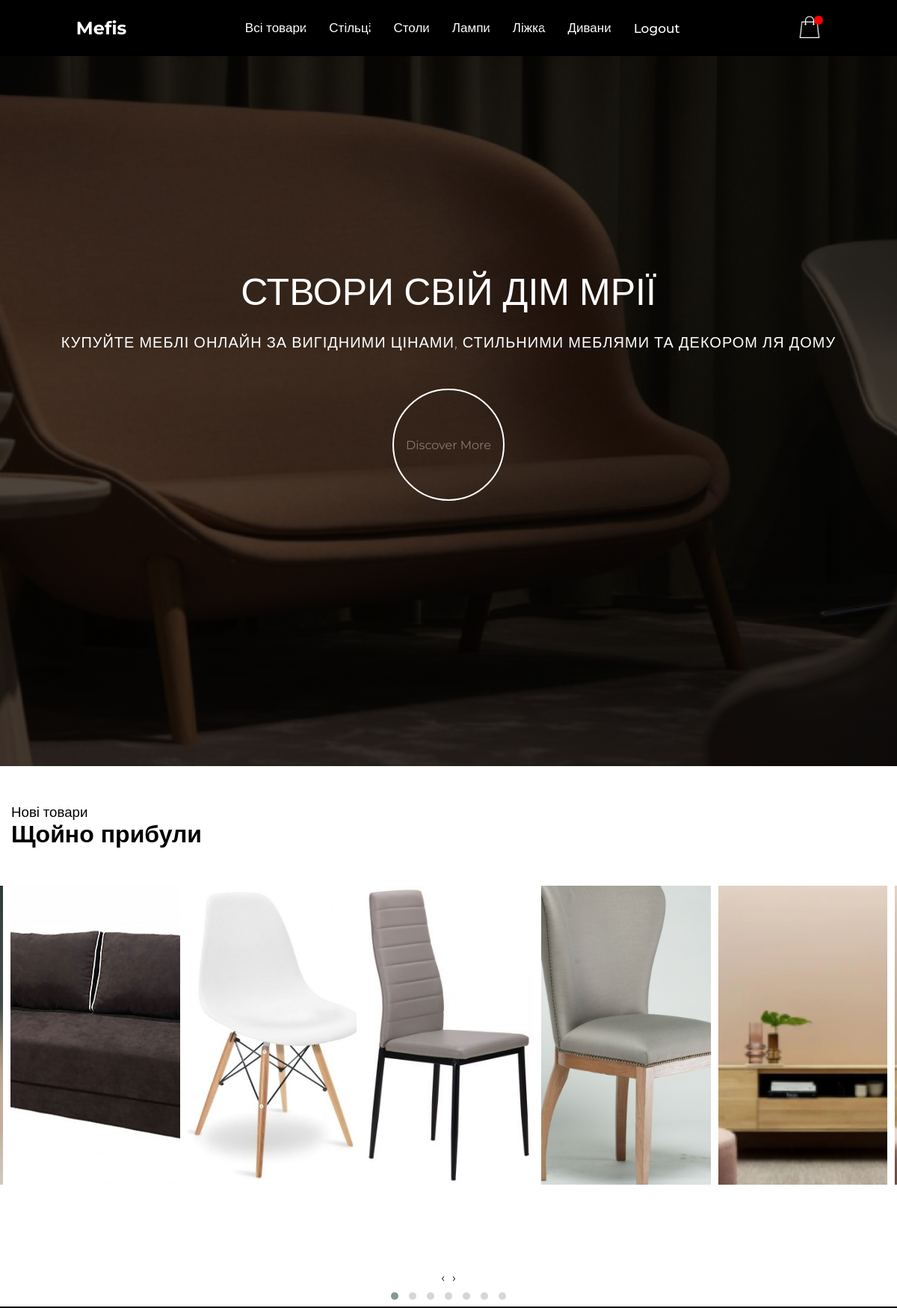
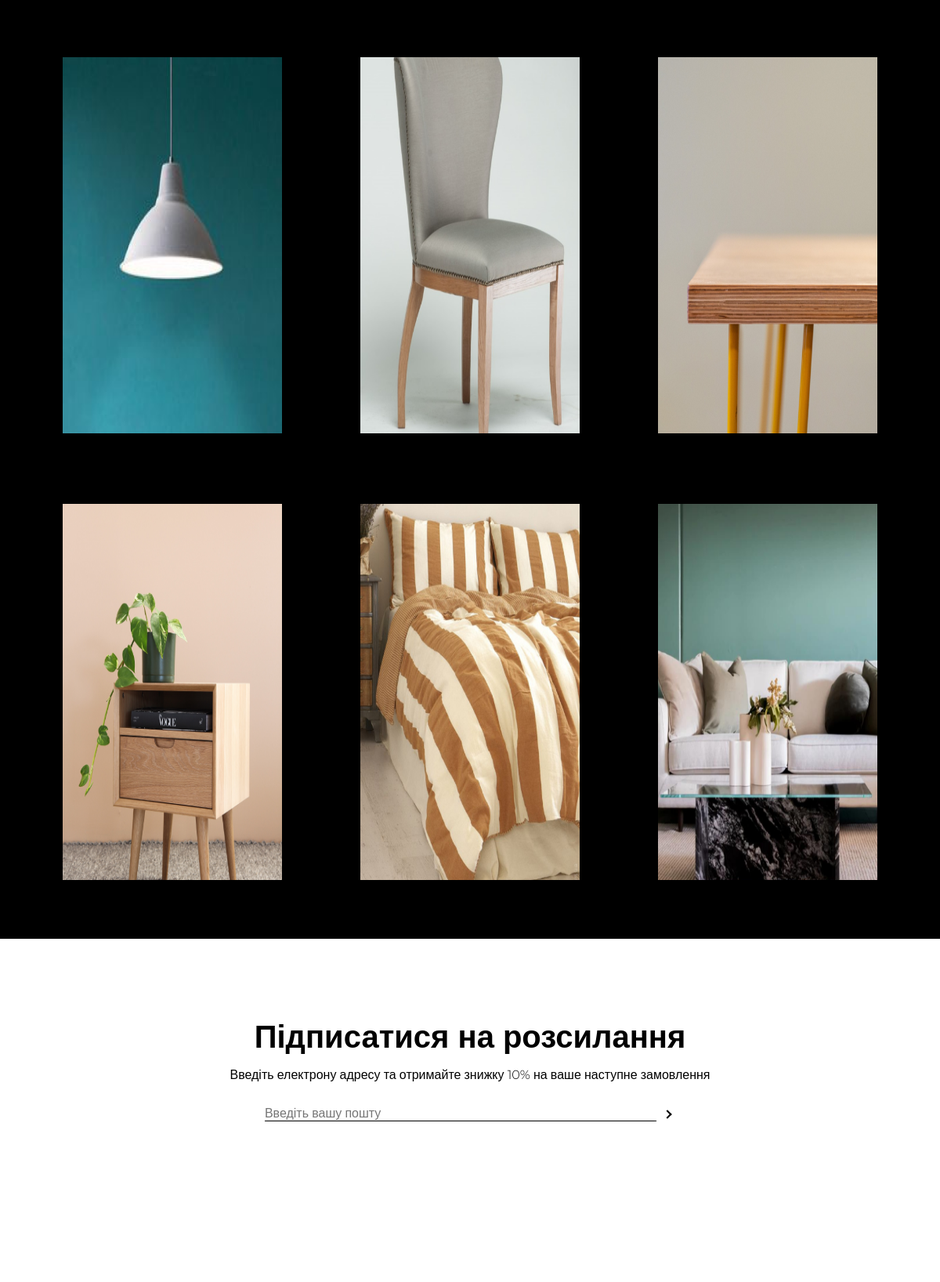
The app's page / (signed in, upper part) with its own data (2 pictures, top to bottom).
### main/models.py (models this page shows, shortened)
class Categories(models.Model):
    id = models.IntegerField(primary_key=True)
    name = models.CharField(max_length=100)

class Product(models.Model):
    id = models.IntegerField(primary_key=True)
    name = models.CharField(max_length=255)
    description = models.TextField(blank=True)
    fabrics = models.ForeignKey(Fabric, on_delete=models.DO_NOTHING, null=True)
    photo = models.ImageField(upload_to='main/static/main/img')
    price = models.DecimalField(default=0, max_digits=10, decimal_places=0)
    is_available = models.BooleanField(default=True)
    category = models.ForeignKey(Categories, on_delete=models.CASCADE, null=True)
    subcategory = models.ForeignKey(Subcategories, on_delete=models.CASCADE, null=True)

class ProductForMainPage(models.Model):
    name = models.CharField(max_length=50)
    pic = models.FileField("img", upload_to='main/static/main/img')

### main/views.py (the view)
# urls.py: path('', views.index, name='home'),
def index(request):
    categories = Categories.objects.all()
    products = Product.objects.all()
    products_six = ProductForMainPage.objects.all()
    return render(request, 'main/index.html',
                  {'products': products, 'products_six': products_six, 'categories': categories})

### main/templates/main/index.html (shortened to what this page needs)
{% extends 'main/layout.html' %}
{% block content %}
    {% include "main/includes/header.html" %}
    <div class="main-banner">
        <div class="container">
            <div class="row">
                <div class="col-lg-12">
                    <div class="header-text">
                        <h2>Створи свій дім мрії</h2>
                        <h6>Купуйте меблі онлайн за вигідними цінами, стильними меблями та декором ля дому</h6>
                        <div class="white-button">
                            <a href="#">Discover More</a>
                        </div>
                    </div>
                </div>
            </div>
        </div>
    </div>
    {% include "main/includes/carousel.html" %}
    <div class="six-categories">
        {% for product in products_six %}
            <div class="category">
                <img class="product-pic" src="{{ product.pic }}">
                <a href="catalog.html">
                </a>
            </div>
        {% endfor %}
    </div>
    <section id="email-subscription">
        <div class="welcome">
            <h2>Підписатися на розсилання</h2>
            <p>Введіть електрону адресу та отримайте знижку 10% на ваше наступне замовлення</p>
            <form action="">
                <input type="email" name="" id="" placeholder="Введіть вашу пошту">
                <button class="email-button"><i class="arrow-2 right"></i></button>
            </form>
        </div>
    </section>
    {% include "main/includes/footer.html" %}
{% endblock %}

### main/templates/main/includes/header.html (shortened to what this page needs)
<link rel="stylesheet" href="../../static/main/css/header.css">
<div class="header-container">
    <header class="header">
        <nav>
            <div class="logo">
                <a href="{% url 'home' %}">Mefis</a>
            </div>
            <div class="main-menu">
                <ul class="menu">
                    {% for category in categories %}
                        <li><a href="/catalog?category={{ category.id }}">{{ category.name }}</a></li>
                    {% endfor %}
                    {% if user.is_authenticated %}
                        <li><a href="/logout/">Logout</a></li>
                    {% else %}
                        <li><a href="/login/">Login</a></li>
                    {% endif %}
                </ul>
            </div>
            <div class="options-container">
                <a href="../cart">
                    <img src="../../../static/main/img/icons8-shopping-bag-50%201.png">
                </a>
                <span class="quantity"></span>
            </div>
        </nav>
    </header>
</div>

### main/templates/main/includes/carousel.html (shortened to what this page needs)
<div class="home-demo">
    <h3>Нові товари</h3>
    <h1>Щойно прибули</h1>
    <div class="owl-carousel owl-theme">
        {% for product in products %}
            <div class="wrapper">
                <div class="item">
                    <img src="{{ product.photo.url }}">
                </div>
            </div>
        {% endfor %}
    </div>
</div>

### main/static/main/css/index.css (style rules this page uses)
* { margin: 0; padding: 0; box-sizing: border-box; font-family: 'Montserrat', sans-serif; }
.main-banner { background: linear-gradient(rgba(0, 0, 0, 0.5), rgba(0, 0, 0, 0.5)), url('../img/oversized_furniture_jean_philippe_delberghe_auf_unsplash_m24_full_m36_1025 1.png') no-repeat center center; background-size: cover; padding: 170px 0px 270px 0px; text-align: center; height: 950px; }
.white-button { height: 150px; width: 150px; display: table-cell; text-align: center; vertical-align: middle; border-radius: 50%; background: transparent; border: 2px solid white; position: absolute; left: 50%; transform: translate(-50%, 0); margin-top: 50px; }
.white-button a { text-decoration: none; color: white; position: relative; top: 43.66667%; opacity: 0.4; transition: 0.2s all ease-in-out; }
@media (min-width: 576px) { .main-banner { padding: 270px 0px 400px 0px; } }
.main-banner h6 { font-weight: 200; font-size: 20px; color: #ffffff; text-transform: uppercase; letter-spacing: 1px; }
.main-banner h2 { font-weight: 400; color: #ffffff; font-size: 50px; text-transform: uppercase; margin-top: 15px; margin-bottom: 25px; }
.home-demo { background-color: white; height: auto; }
.home-demo h3 { padding-top: 50px; }
.home-demo h1 { margin-left: 15px; }
.home-demo h3 { margin-left: 15px; }
.home-demo .wrapper { margin-top: 50px; height: 500px; }
.home-demo .item { transition: all 0.5s ease-in-out; width: 100%; }
.home-demo .item img { width: 100%; height: 100%; object-fit: cover; }
@media (min-width: 1001px) { .home-demo .item { margin-top: 50px; height: 400px; background: #ff3f4d; } }
.home-demo h1 { margin-top: -2px; }
.home-demo h3 { font-weight: 200; margin-bottom: 0; }
.six-categories { height: 1200px; display: grid; grid-auto-columns: max-content; grid-auto-flow: dense; grid-auto-rows: minmax(1px, auto); grid-template-columns: repeat(3, 1fr); background-color: black; place-items: center; padding-left: 30px; padding-right: 30px; padding-top: 30px; padding-bottom: 30px; }
.six-categories img { width: 280px; height: 480px; transition: all 0.5s ease-in-out; }
.six-categories .category { margin-top: 30px; margin-bottom: 30px; height: 480px; width: 280px; justify-items: center; transition: all 0.5s ease-in-out; }
.six-categories a { text-decoration: none; }
.six-categories .category .white-button-category a { color: white; }
#email-subscription { display: block; text-align: center; height: 440px; }
.welcome { margin-left: 20%; margin-right: 20%; }
.welcome h2 { font-size: 40px; padding-top: 100px; font-weight: 600; }
.welcome p { font-size: 16px; font-weight: 300; margin-top: 15px; margin-bottom: 15px; }
.email-button { height: 20px; width: 20px; background: transparent; outline: none; border: none; cursor: pointer; }
.arrow-2 { border: solid black; border-width: 0 2px 2px 0; display: inline-block; padding: 3px; -webkit-transform: rotate(-45deg); }
#email-subscription input { max-width: 500px; width: 80%; border: none; border-bottom: 1px solid black; background-color: transparent; margin-top: 15px; color: black; flex: 1; }
#email-subscription form input[type= 'email'] { flex: 1; font-size: 16px; }

### main/static/main/css/header.css (style rules this page uses)
.header { top: 0; width: 100%; box-shadow: 0 4px 20px hsla(207, 24%, 35%, 0.1); z-index: 2; background-color: black; text-decoration: none; list-style: none; }
nav { display: flex; justify-content: space-around; align-items: center; padding: 20px 30px; }
.logo a { font-size: 24px; font-weight: bold; color: white; text-decoration: none; list-style: none; margin: 0 auto; }
.menu { display: flex; justify-content: center; align-items: center; }
.menu a { display: block; padding: 7px 15px; font-size: 17px; font-weight: 500; transition: 0.2s all ease-in-out; color: white; text-decoration: none; list-style: none; }
.options-container { position: relative; text-align: right; }
.options-container img { width: 30px; }
header .options-container span { background-color: red; border-radius: 50%; display: flex; justify-content: center; align-items: center; color: white; position: absolute; top: 0px; left: 70%; padding: 6px 6px; }

### records on screen
Categories: name "Всі товари"
Categories: name "Стільці"
Categories: name "Столи"
Categories: name "Лампи"
Categories: name "Ліжка"
Categories: name "Дивани"
Product: photo (picture)
Product: photo (picture)
Product: photo (picture)
Product: photo (picture)
Product: photo (picture)
Product: photo (picture)
Product: photo (picture)
ProductForMainPage: pic (picture)
ProductForMainPage: pic (picture)
ProductForMainPage: pic (picture)
ProductForMainPage: pic (picture)
ProductForMainPage: pic (picture)
ProductForMainPage: pic (picture)
